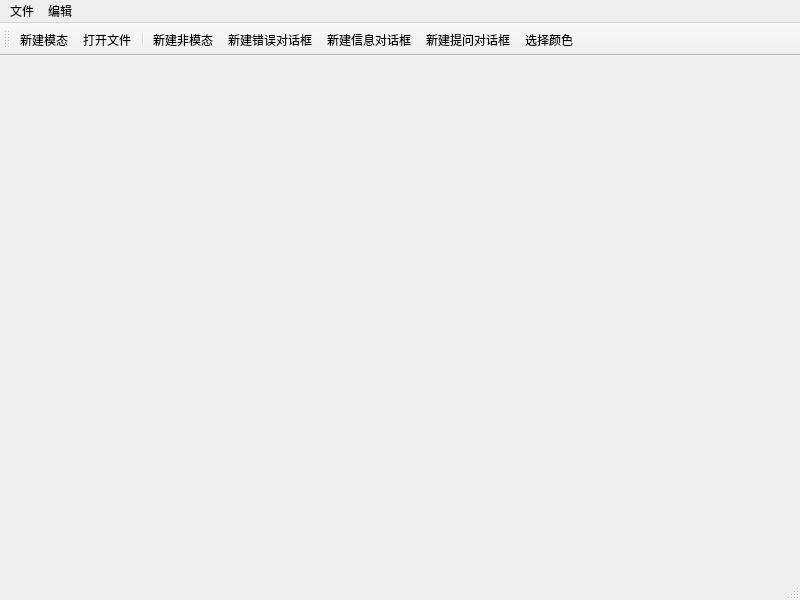
<?xml version="1.0" encoding="UTF-8"?>
<ui version="4.0">
 <class>MainWindow</class>
 <widget class="QMainWindow" name="MainWindow">
  <property name="geometry">
   <rect>
    <x>0</x>
    <y>0</y>
    <width>800</width>
    <height>600</height>
   </rect>
  </property>
  <property name="windowTitle">
   <string>MainWindow</string>
  </property>
  <widget class="QWidget" name="centralwidget"/>
  <widget class="QMenuBar" name="menubar">
   <property name="geometry">
    <rect>
     <x>0</x>
     <y>0</y>
     <width>800</width>
     <height>22</height>
    </rect>
   </property>
   <widget class="QMenu" name="menu">
    <property name="title">
     <string>文件</string>
    </property>
    <addaction name="actionOpen"/>
    <addaction name="actionNew"/>
    <addaction name="actionNew2"/>
    <addaction name="separator"/>
    <addaction name="actionNew3"/>
    <addaction name="actionNew4"/>
    <addaction name="actionNew5"/>
    <addaction name="actionNew6"/>
   </widget>
   <widget class="QMenu" name="menu_2">
    <property name="title">
     <string>编辑</string>
    </property>
    <addaction name="actionFont"/>
   </widget>
   <addaction name="menu"/>
   <addaction name="menu_2"/>
  </widget>
  <widget class="QStatusBar" name="statusbar"/>
  <widget class="QToolBar" name="toolBar">
   <property name="windowTitle">
    <string>toolBar</string>
   </property>
   <attribute name="toolBarArea">
    <enum>TopToolBarArea</enum>
   </attribute>
   <attribute name="toolBarBreak">
    <bool>false</bool>
   </attribute>
   <addaction name="actionNew"/>
   <addaction name="actionOpen"/>
   <addaction name="separator"/>
   <addaction name="actionNew2"/>
   <addaction name="actionNew3"/>
   <addaction name="actionNew4"/>
   <addaction name="actionNew5"/>
   <addaction name="actionNew6"/>
  </widget>
  <action name="actionNew">
   <property name="text">
    <string>新建模态</string>
   </property>
  </action>
  <action name="actionNew2">
   <property name="text">
    <string>新建非模态</string>
   </property>
  </action>
  <action name="actionNew3">
   <property name="text">
    <string>新建错误对话框</string>
   </property>
  </action>
  <action name="actionNew4">
   <property name="text">
    <string>新建信息对话框</string>
   </property>
  </action>
  <action name="actionNew5">
   <property name="text">
    <string>新建提问对话框</string>
   </property>
  </action>
  <action name="actionNew6">
   <property name="text">
    <string>选择颜色</string>
   </property>
  </action>
  <action name="actionOpen">
   <property name="text">
    <string>打开文件</string>
   </property>
  </action>
  <action name="actionFont">
   <property name="text">
    <string>字体</string>
   </property>
  </action>
 </widget>
 <resources/>
 <connections/>
</ui>
